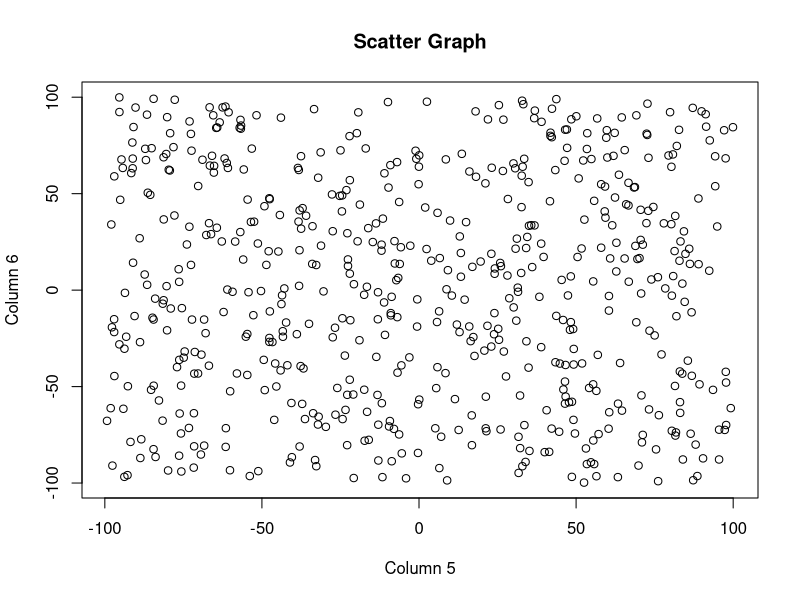
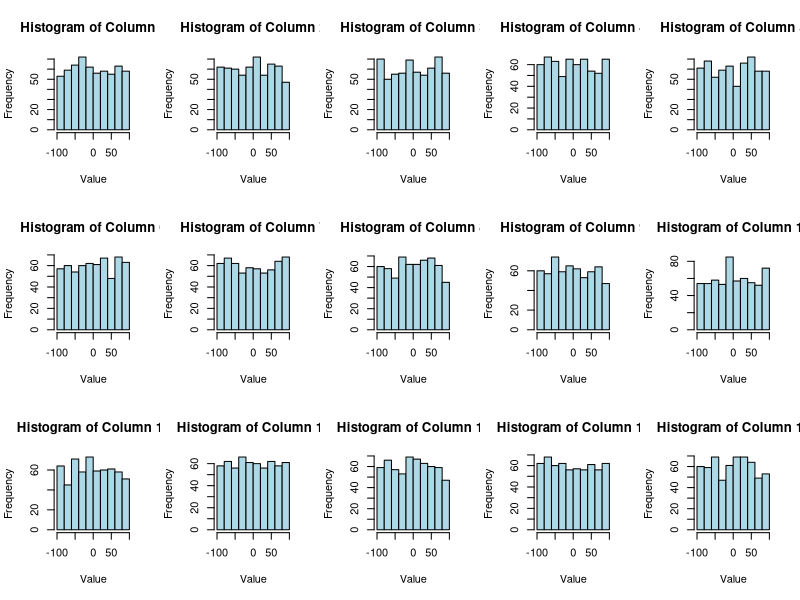
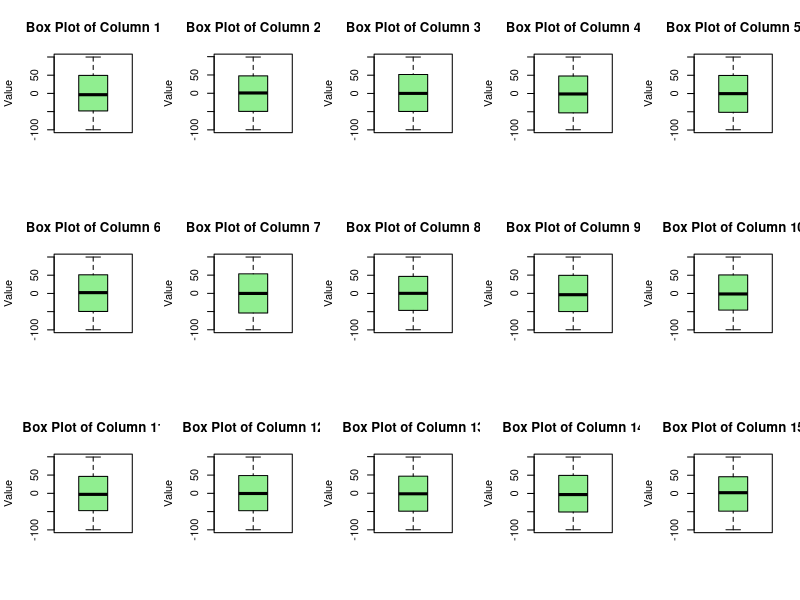

Recreate these plots in R, in order.
# Set seed for reproducibility
set.seed(123)

# Generate random data
random_data <- matrix(runif(600 * 15, -100, 100), nrow = 600, ncol = 15)

# (i) Scatter graph between Column 5 and Column 6
plot(random_data[, 5], random_data[, 6], xlab = "Column 5", ylab = "Column 6", main = "Scatter Graph")

# (ii) Histogram of each column in single graph
par(mfrow = c(3, 5))  # Set the layout to a 3x5 grid

for (i in 1:15) {
  hist(random_data[, i], main = paste("Histogram of Column", i), xlab = "Value", col = "lightblue")
}

# (iii) Box plot of each column in single graph
par(mfrow = c(3, 5))  # Set the layout to a 3x5 grid

for (i in 1:15) {
  boxplot(random_data[, i], main = paste("Box Plot of Column", i), ylab = "Value", col = "lightgreen")
}
